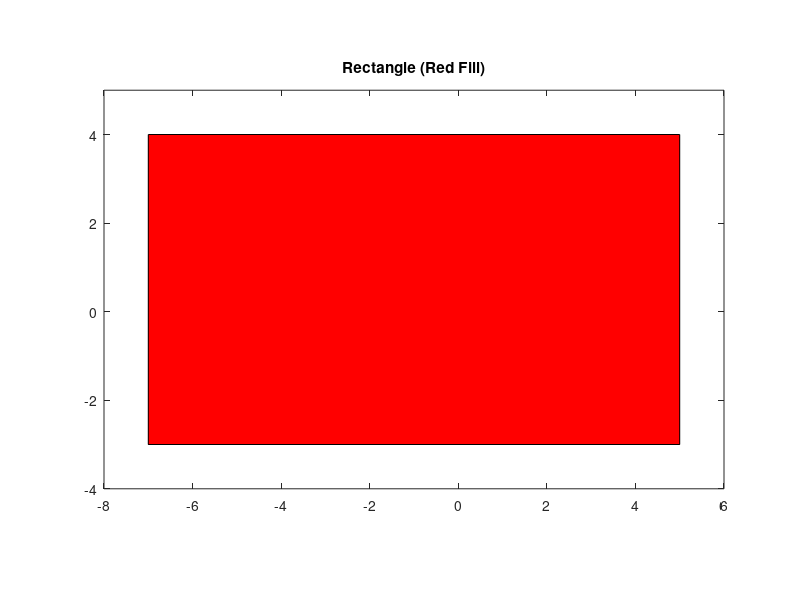

Write MATLAB code to recreate this figure.
## -*- texinfo -*-
## @deftypefn {Script File} {} p3-5b
##
## Plot a rectangle with red fill
##
## @end deftypefn

graphics_toolkit('qt');

x = [5, -7, -7, 5];
y = [4, 4, -3, -3];

fill(x, y, 'r');
axis equal;
axis([-8, 6, -4, 5]);
title('Rectangle (Red Fill)');
print -dpng 'p3-5b_output.png';
printf('Success! Check p3-5b_output.png\n');
